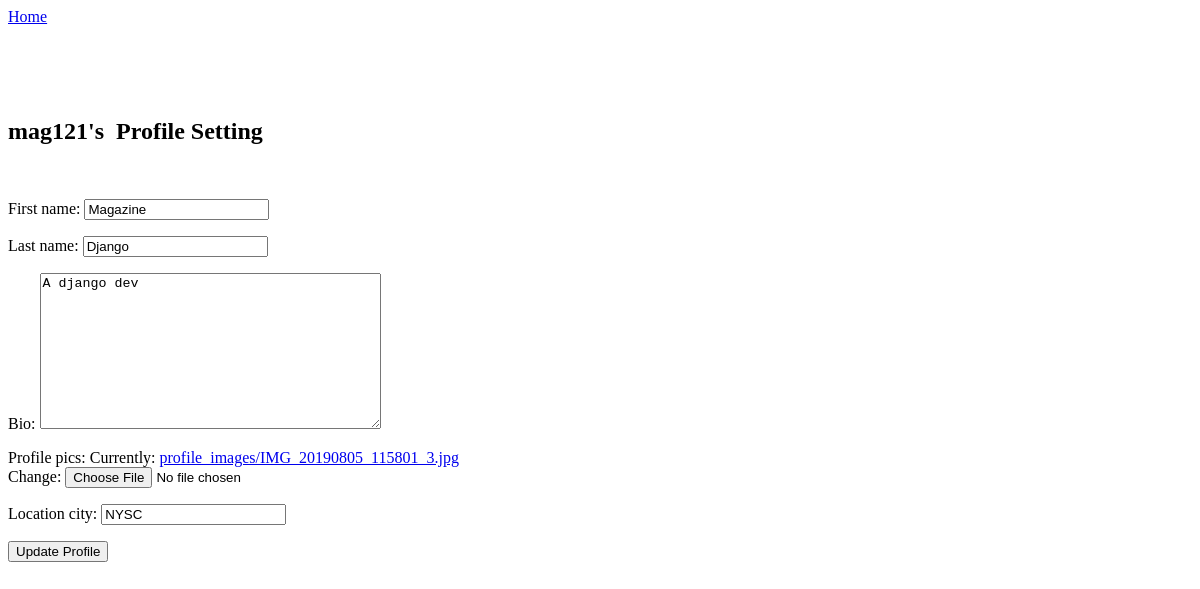
Before: /account_setting (signed in) with the older database file.
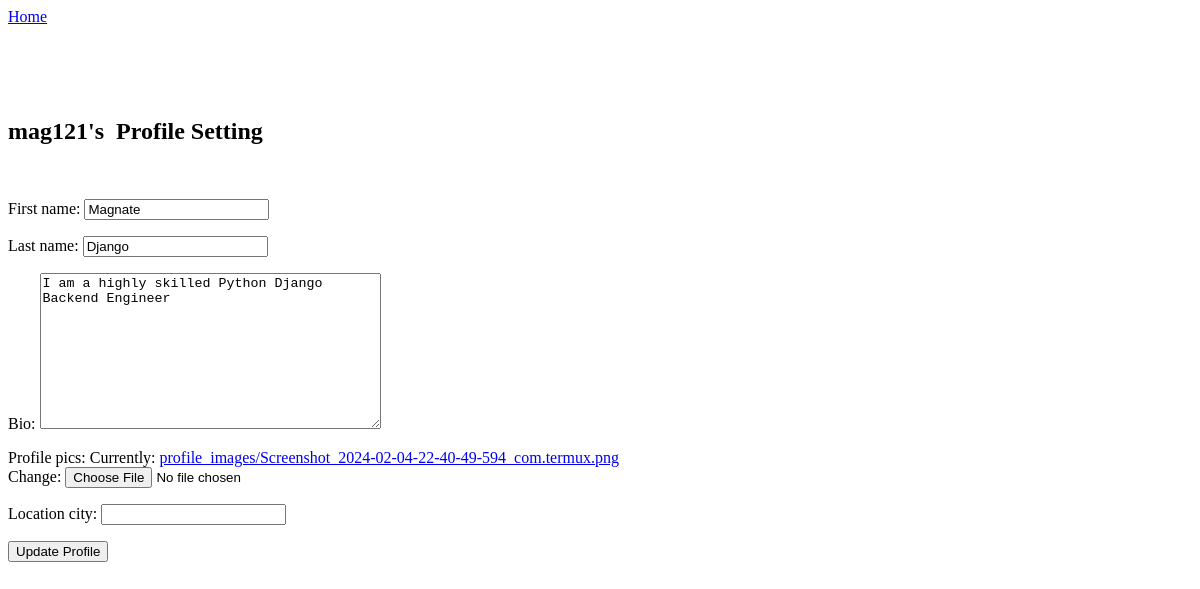
After: the same page with the newer database file.
### thread/models.py (models this page shows, shortened)
class Profile(models.Model):
    user = models.OneToOneField(User, on_delete=models.CASCADE)
    id_user = models.AutoField(primary_key=True)
    first_name = models.CharField(max_length=100, blank=True)
    last_name = models.CharField(max_length=100, blank=True)
    bio = models.TextField(max_length=1000, blank=True)
    profile_pics = models.ImageField(upload_to='profile_images', default='anon.png')
    location_city = models.CharField(max_length=100, blank=True)
    USERNAME_FIELD = 'user.username'

### thread/views.py (the view)
# urls.py: path('account_setting', views.account_setting, name='account_setting'),
@login_required(login_url='login_user')
def account_setting(request):
    user = request.user
    profile = user.profile
    if request.method == 'POST':
        form = UpdateProfile(request.POST or None, request.FILES, instance=profile)
        if form.is_valid():
            form.save()
        return redirect('details')
    form = UpdateProfile(instance=profile)
    return render(request, 'settings.html', {"form":form})

### thread/forms.py
class UpdateProfile(forms.ModelForm):
    class Meta:
        model = Profile
        fields = ('first_name', 'last_name', 'bio', 'profile_pics', 'location_city')

### thread/templates/settings.html (shortened to what this page needs)
<!DOCTYPE html>
<html lang="en">
<head>
</head>
<body>
    <div>
        <a href="{% url 'home' %}">Home</a>
    </div><br><br>
    <br><br>
    <h2> {{user.username}}'s&nbsp; Profile Setting</h2>
    <br>    <div>
        {% if user.is_authenticated %}
        <form method="post" action="{% url 'account_setting' %}" enctype="multipart/form-data">
            {{ form.as_p }}
            <input type="submit" value="Update Profile">
        </form>
        {% endif %}
    </div>
</body>
</html>

Changed rows visible on the page:
changed Profile "Django": first_name "Magazine" → "Magnate"; bio "A django dev" → "I am a highly skilled Python Django Backend Engineer"; location_city "NYSC" → (not shown)
Other visible differences:
text no longer shown: "First name: Last name: Bio: Profile pics: Currently: profile_images/IMG_20190805_115801_3.jpg Change: Location city:"
text now shown: "First name: Last name: Bio: Profile pics: Currently: profile_images/Screenshot_2024-02-04-22-40-49-594_com.termux.png Change: Location city:"
